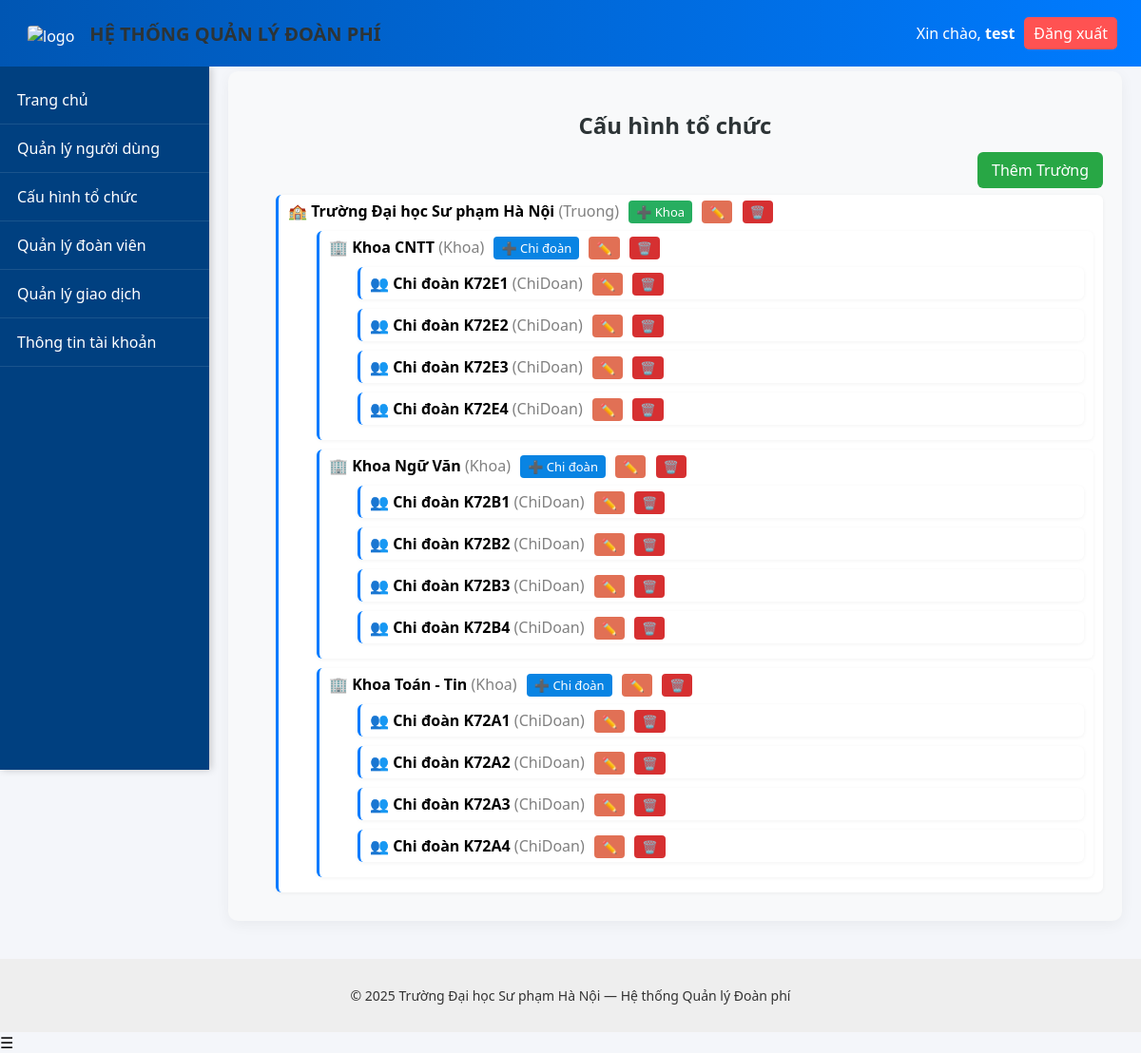
/pages/units.php (signed in), run on the app's committed database.
### tables this page shows
CREATE TABLE `organization_units` (
  `id` int(11) NOT NULL,
  `unit_name` varchar(255) NOT NULL,
  `unit_level` enum('Truong','Khoa','ChiDoan') NOT NULL,
  `parent_id` int(11) DEFAULT NULL,
  `leader_id` int(11) DEFAULT NULL,
  `deputy_id` int(11) DEFAULT NULL,
  `created_at` timestamp NOT NULL DEFAULT current_timestamp(),
  `updated_at` timestamp NOT NULL DEFAULT current_timestamp() ON UPDATE current_timestamp()
);

### pages/units.php (the view, shortened to what this page needs)
<?php
include("../includes/header.php");
include("../includes/navbar.php");
include("../config/db.php");
function renderTree($conn, $parent_id = NULL, $level = 0) {
  if ($parent_id === NULL) {
    $sql = "SELECT * FROM organization_units WHERE parent_id IS NULL ORDER BY unit_name";
  } else {
    $sql = "SELECT * FROM organization_units WHERE parent_id = $parent_id ORDER BY unit_name";
  }
  $result = $conn->query($sql);
  if ($result && $result->num_rows > 0) {
    echo "<ul>";
    while ($row = $result->fetch_assoc()) {
      if ($row['unit_level'] === 'Truong') {
        $icon = '🏫';
      } elseif ($row['unit_level'] === 'Khoa') {
        $icon = '🏢';
      } elseif ($row['unit_level'] === 'ChiDoan') {
        $icon = '👥';
      } else {
        $icon = '📁';
      }
      echo "<li>";
      echo "$icon <b>" . htmlspecialchars($row['unit_name']) . "</b>
            <span style='color:gray;'>(" . $row['unit_level'] . ")</span>";
      if ($row['unit_level'] === 'Truong') {
        echo " <a href='add_unit.php?parent_id={$row['id']}&next=Khoa' class='btn-small green' title='Thêm Khoa'>➕ Khoa</a>";
      } elseif ($row['unit_level'] === 'Khoa') {
        echo " <a href='add_unit.php?parent_id={$row['id']}&next=ChiDoan' class='btn-small blue' title='Thêm Chi đoàn'>➕ Chi đoàn</a>";
      }
      echo " <a href='edit_unit.php?id={$row['id']}' class='btn-small orange' title='Sửa'>✏️</a>";
      echo " <a href='delete_unit.php?id={$row['id']}' onclick=\"return confirm('Bạn có chắc muốn xóa đơn vị này và các cấp con không?');\" class='btn-small red' title='Xóa'>🗑️</a>";
      renderTree($conn, $row['id'], $level + 1);
      echo "</li>";
    }
    echo "</ul>";
  }
}
?>
<div class="container">
  <h2>Cấu hình tổ chức</h2>
  <div class="actions">
    <a href="add_unit.php?next=Truong" class="btn-add">Thêm Trường</a>
  </div>
  <div class="tree-container">
    <?php renderTree($conn); ?>
  </div>
</div>
<?php include("../includes/footer.php"); ?>

### includes/header.php (shortened to what this page needs)
<!DOCTYPE html>
<html lang="vi">
<head>
  <link rel="stylesheet" href="../public/css/style.css">
</head>
<body>
<header class="header">
  <div class="header-left">
    <div>
      <img src="../public/img/logo.png" alt="logo">
    </div>
    <h2>HỆ THỐNG QUẢN LÝ ĐOÀN PHÍ</h2>
  </div>
  <div class="header-right">
    <?php if(isset($_SESSION['user'])): ?>
      <span>Xin chào, <b><?php echo htmlspecialchars($_SESSION['user']['userName']); ?></b></span>
      <a href="logout.php" class="btn-logout">Đăng xuất</a>
    <?php endif; ?>
  </div>
</header>

### includes/navbar.php
<nav class="sidebar">
  <ul>
    <li><a href="dashboard.php">Trang chủ</a></li>
    <?php if (isset($_SESSION['user']) && $_SESSION['user']['isAdmin']): ?>
      <li><a href="users.php">Quản lý người dùng</a></li>
      <li><a href="units.php">Cấu hình tổ chức</a></li>
    <?php endif; ?>
    <?php
    if (isset($_SESSION['user'])) {
        $role = $_SESSION['user']['role_name'] ?? '';
        if (
            $_SESSION['user']['isAdmin'] == 1 ||
            in_array($role, ['BCH Trường', 'BCH Khoa', 'BCH Chi đoàn'])
        ) {
            echo '<li><a href="members.php">Quản lý đoàn viên</a></li>';
        }
    }
    ?>
    <?php
    if (isset($_SESSION['user'])) {
        $role = $_SESSION['user']['role_name'] ?? '';
        if (
            $_SESSION['user']['isAdmin'] == 1 ||
            in_array($role, ['BCH Trường', 'BCH Khoa', 'BCH Chi đoàn'])
        ) {
            echo '<li><a href="manage_transactions.php">Quản lý giao dịch</a></li>';
        }
    }
    ?>
    <li><a href="profile.php">Thông tin tài khoản</a></li>
  </ul>
</nav>

### includes/footer.php (shortened to what this page needs)
<footer class="footer">
  <p>© <?php echo date('Y'); ?> Trường Đại học Sư phạm Hà Nội — Hệ thống Quản lý Đoàn phí</p>
</footer>
</body>
</html>

### public/css/style.css (style rules this page uses)
body { margin: 0; font-family: "Segoe UI", sans-serif; background-color: #f4f6fa; }
.header { background: linear-gradient(90deg, #0056b3, #007bff); color: white; padding: 15px 25px; display: flex; justify-content: space-between; align-items: center; }
.btn-logout { background: #ff5252; color: white; padding: 6px 10px; text-decoration: none; border-radius: 5px; }
.container { max-width: 1100px; margin: 30px auto; background: white; border-radius: 10px; padding: 25px; box-shadow: 0 0 10px rgba(0,0,0,0.1); }
.footer { text-align: center; padding: 15px; background: #eee; color: #333; font-size: 14px; margin-top: 40px; }
.sidebar { position: fixed; top: 70px; left: 0; width: 220px; height: calc(100vh - 70px); background-color: #004080; color: white; padding-top: 10px; overflow-y: auto; box-shadow: 2px 0 8px rgba(0,0,0,0.2); }
.sidebar ul { list-style: none; margin: 0; padding: 0; }
.sidebar ul li { border-bottom: 1px solid rgba(255, 255, 255, 0.1); }
.sidebar ul li a { display: block; color: white; text-decoration: none; padding: 14px 18px; transition: 0.3s; }
.header { position: fixed; top: 0; left: 0; right: 0; height: 70px; z-index: 100; }
body { margin: 0; padding-top: 70px; }
.header { position: fixed; top: 0; left: 0; right: 0; height: 70px; background: linear-gradient(90deg, #0056b3, #007bff); color: white; display: flex; justify-content: space-between; align-items: center; padding: 0 25px; z-index: 1000; }
.header-left h2 { margin: 0; font-size: 20px; }
.header-right { display: flex; align-items: center; gap: 10px; }
.header-left { display: flex; align-items: center; gap: 12px; }
.header-left img { width: 50px; height: 50px; object-fit: contain; border-radius: 8px; padding: 4px; margin-top: 5px; }
.sidebar { position: fixed; top: 70px; left: 0; width: 220px; height: calc(100vh - 70px); background-color: #004080; color: white; padding-top: 10px; overflow-y: auto; box-shadow: 2px 0 8px rgba(0, 0, 0, 0.2); z-index: 900; }
h2 { color: #333; margin-bottom: 15px; }

### pages/units.php (style rules this page uses)
.container { padding: 20px; max-width: 1000px; margin: 100 auto 100; background: #f8f9fa; border-radius: 10px; box-shadow: 0 4px 15px rgba(0,0,0,0.05); }
.container { margin-left: 240px; margin-top: 5px; max-width: calc(100% - 300px); }
.container { padding: 20px; }
h2 { text-align: center; margin-bottom: 20px; color: #2d3436; }
.actions { text-align: right; margin-bottom: 15px; }
.btn-add { background: #28a745; color: white; padding: 8px 15px; border-radius: 6px; text-decoration: none; font-weight: 500; }
.tree-container ul { list-style: none; padding-left: 30px; margin: 10px 0; }
.tree-container li { margin: 10px 0; padding: 6px 10px; background: #ffffff; border-left: 3px solid #007bff; border-radius: 6px; box-shadow: 0 1px 4px rgba(0,0,0,0.05); }
.btn-small { padding: 3px 8px; font-size: 13px; border-radius: 4px; text-decoration: none; margin-left: 6px; color: white; }
.green { background: #27ae60; }
.blue { background: #0984e3; }
.orange { background: #e17055; }
.red { background: #d63031; }

### data on the page
organization_units: unit_level "🏫", unit_name "Trường Đại học Sư phạm Hà Nội", unit_level "Truong"
organization_units: unit_level "🏢", unit_name "Khoa CNTT", unit_level "Khoa"
organization_units: unit_level "👥", unit_name "Chi đoàn K72E1", unit_level "ChiDoan"
organization_units: unit_level "👥", unit_name "Chi đoàn K72E2", unit_level "ChiDoan"
organization_units: unit_level "👥", unit_name "Chi đoàn K72E3", unit_level "ChiDoan"
organization_units: unit_level "👥", unit_name "Chi đoàn K72E4", unit_level "ChiDoan"
organization_units: unit_level "🏢", unit_name "Khoa Ngữ Văn", unit_level "Khoa"
organization_units: unit_level "👥", unit_name "Chi đoàn K72B1", unit_level "ChiDoan"
organization_units: unit_level "👥", unit_name "Chi đoàn K72B2", unit_level "ChiDoan"
organization_units: unit_level "👥", unit_name "Chi đoàn K72B3", unit_level "ChiDoan"
organization_units: unit_level "👥", unit_name "Chi đoàn K72B4", unit_level "ChiDoan"
organization_units: unit_level "🏢", unit_name "Khoa Toán - Tin", unit_level "Khoa"
organization_units: unit_level "👥", unit_name "Chi đoàn K72A1", unit_level "ChiDoan"
organization_units: unit_level "👥", unit_name "Chi đoàn K72A2", unit_level "ChiDoan"
organization_units: unit_level "👥", unit_name "Chi đoàn K72A3", unit_level "ChiDoan"
organization_units: unit_level "👥", unit_name "Chi đoàn K72A4", unit_level "ChiDoan"

### other printed values
$_SESSION['user']['userName'] "test"
